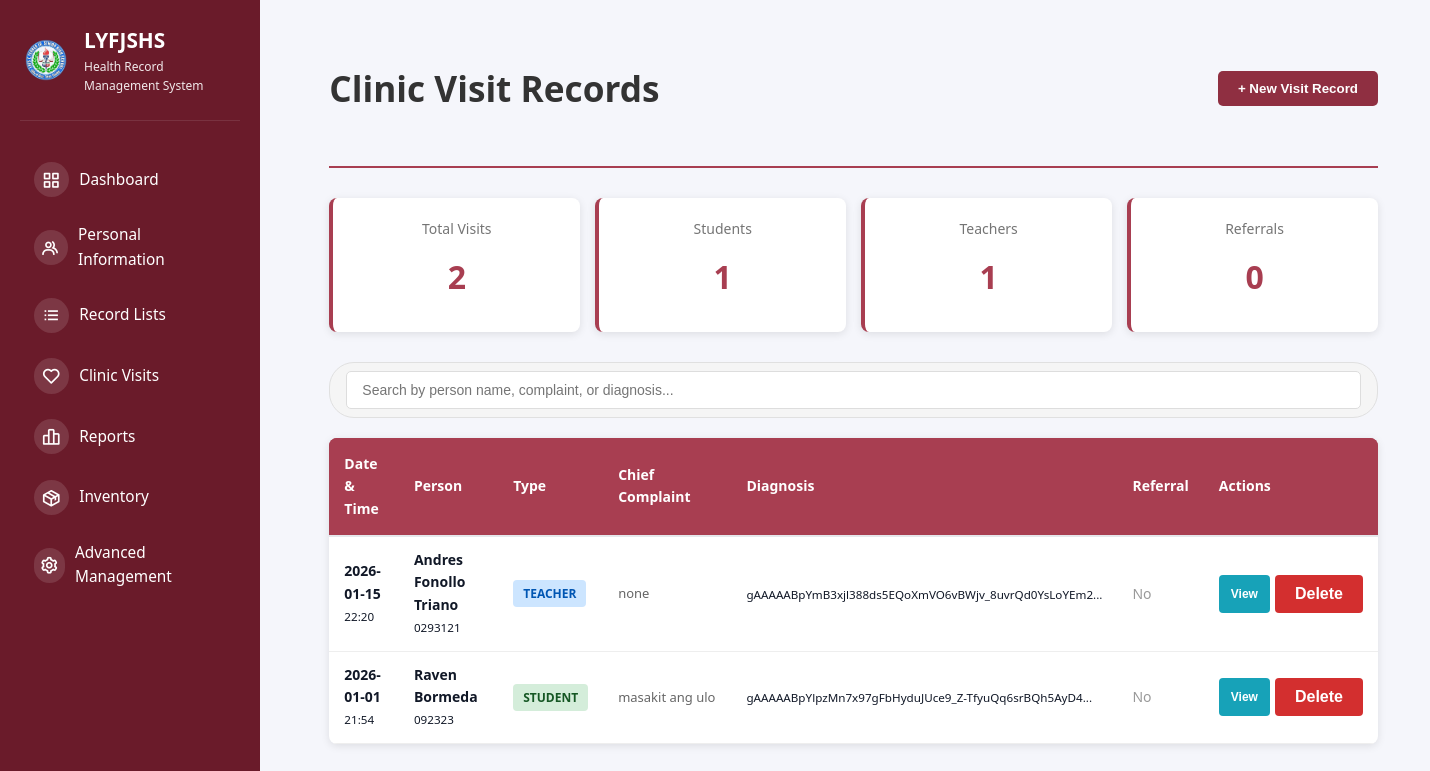
Screenshot of /clinic-visits (signed in) with the database file from the repository.
### tables this page shows
CREATE TABLE clinic_visits (
            id INTEGER PRIMARY KEY AUTOINCREMENT,
            person_type TEXT NOT NULL,
            person_id INTEGER NOT NULL,
            visit_date DATE NOT NULL,
            visit_time TIME,
            nurse_id INTEGER,
            nurse_name TEXT,
            temperature REAL,
            blood_pressure TEXT,
            heart_rate INTEGER,
            respiratory_rate INTEGER,
            chief_complaint TEXT NOT NULL,
            physical_examination TEXT,
            diagnosis TEXT,
            assessment TEXT,
            treatment_provided TEXT,
            medications_given TEXT,
            first_aid_provided TEXT,
            recommendations TEXT,
            referral_needed INTEGER DEFAULT 0,
            referral_type TEXT,
            referral_to TEXT,
            visit_notes TEXT,
            follow_up_required INTEGER DEFAULT 0,
            follow_up_date DATE,
            created_at TIMESTAMP DEFAULT CURRENT_TIMESTAMP,
            updated_at TIMESTAMP DEFAULT CURRENT_TIMESTAMP, patient_sex TEXT, patient_age INTEGER,
            FOREIGN KEY(nurse_id) REFERENCES users(id)
        );

### src/app.py (the view)
@app.route("/clinic-visits")
@require_role('super_admin', 'health_officer', 'class_advisor')
def view_clinic_visits():
    db = get_db_connection()
    if not db:
        flash("Database error.", "danger")
        return redirect(url_for("dashboard"))
    try:
        cursor = db.cursor()
        cursor.execute("SELECT role, advisory_class FROM users WHERE id = ?", (session.get("user_id"),))
        user_row = cursor.fetchone()
        user_role = safe_row_get(user_row, 'role') if user_row else None
        advisory_class = safe_row_get(user_row, 'advisory_class') if user_row else None
        if user_role == 'class_advisor' and advisory_class:
            query = """
                SELECT cv.*,
                       CASE WHEN cv.person_type = 'student' THEN s.name ELSE t.name END as person_name,
                       CASE WHEN cv.person_type = 'student' THEN s.studentLRN ELSE t.teacherID END as person_code,
                       CASE WHEN cv.person_type = 'student' THEN s.class ELSE NULL END as person_class
                FROM clinic_visits cv
                LEFT JOIN students s ON cv.person_type = 'student' AND cv.person_id = s.id
                LEFT JOIN teachers t ON cv.person_type = 'teacher' AND cv.person_id = t.id
                WHERE cv.person_type = 'student' AND s.class = ?
                ORDER BY cv.visit_date DESC, cv.visit_time DESC
            """
            cursor.execute(query, (advisory_class,))
        else:
            query = """
                SELECT cv.*,
                       CASE WHEN cv.person_type = 'student' THEN s.name ELSE t.name END as person_name,
                       CASE WHEN cv.person_type = 'student' THEN s.studentLRN ELSE t.teacherID END as person_code
                FROM clinic_visits cv
                LEFT JOIN students s ON cv.person_type = 'student' AND cv.person_id = s.id
                LEFT JOIN teachers t ON cv.person_type = 'teacher' AND cv.person_id = t.id
                ORDER BY cv.visit_date DESC, cv.visit_time DESC
            """
            cursor.execute(query)
        visits = [decrypt_clinic_visit_record(dict(row)) for row in cursor.fetchall()]
        db.close()
        return render_template("clinic/clinic_visits_list.html", visits=visits, user_role=user_role, advisory_class=advisory_class)
    except sqlite3.Error as e:
        flash(f"Database error: {str(e)}", "danger")
        return redirect(url_for("dashboard"))

### templates/clinic/clinic_visits_list.html (shortened to what this page needs)
{% extends "shared/base.html" %}  {% block content %} {% if user_role == 'class_advisor' and
advisory_class %}
<div class="visits-container" style="max-width: 1000px">
  <div style="margin-bottom: 20px">
    <h2 style="margin: 0; color: #333; font-size: 1.8rem">
      Clinic Visit Records for {{ advisory_class }}
    </h2>
  </div>
  {% if visits %}
  <div class="visits-table">
    <table>
      <thead>
        <tr>
          <th>Date & Time</th>
          <th>Person</th>
          <th>Type</th>
          <th>Chief Complaint</th>
          <th>Diagnosis</th>
          <th>Referral</th>
          <th>Actions</th>
        </tr>
      </thead>
      <tbody>
        {% for visit in visits %}
        <tr>
          <td>
            <strong>{{ visit.visit_date }}</strong><br />
            <small>{{ visit.visit_time or '—' }}</small>
          </td>
          <td>
            <strong>{{ visit.person_name }}</strong><br />
            <small>{{ visit.person_code }}</small>
          </td>
          <td>
            <span
              class="person-type-badge {% if visit.person_type == 'student' %}badge-student{% else %}badge-teacher{% endif %}"
            >
              {{ visit.person_type|upper }}
            </span>
          </td>
          <td class="complaint-text" title="{{ visit.chief_complaint }}">
            {{ visit.chief_complaint }}
          </td>
          <td>
            {% if visit.diagnosis %}
            <small
              >{{ visit.diagnosis[:50] }}{{ '...' if visit.diagnosis|length > 50
              else '' }}</small
            >
            {% else %}
            <small style="color: #999">—</small>
            {% endif %}
          </td>
          <td>
            {% if visit.referral_needed == 1 %}
            <span style="color: #dc3545; font-weight: 600">✓ Yes</span>
            {% else %}
            <span style="color: #999">No</span>
            {% endif %}
          </td>
          <td>
            <div class="action-buttons">
              <button
                type="button"
                class="btn-view"
                data-visit-id="{{ visit.id }}"
                data-person-name="{{ visit.person_name }}"
                data-visit-date="{{ visit.visit_date }}"
                data-chief-complaint="{{ visit.chief_complaint }}"
                data-diagnosis="{{ visit.diagnosis or '' }}"
                data-treatment="{{ visit.treatment_provided or '' }}"
                onclick="openViewModal(this.dataset.visitId, this.dataset.personName, this.dataset.visitDate, this.dataset.chiefComplaint, this.dataset.diagnosis, this.dataset.treatment)"
              >
                View
              </button>
            </div>
          </td>
        </tr>
        {% endfor %}
      </tbody>
    </table>
  </div>
  {% else %}
  <div class="empty-state">
    <div class="empty-state-icon">📭</div>
    <h3>No clinic visit records found</h3>
    <p>There are no clinic visit records for your section yet.</p>
  </div>
  {% endif %}
</div>
{% else %}
<div class="visits-container">
  <div class="visits-header">
    <h1>Clinic Visit Records</h1>
    {% if user_role != 'class_advisor' %}
    <button onclick="openVisitModal()" class="btn-new-visit">
      + New Visit Record
    </button>
    {% endif %}
  </div>
  <div class="stat-boxes">
    <div class="stat-box">
      <div class="stat-label">Total Visits</div>
      <div class="stat-number">{{ visits|length }}</div>
    </div>
    <div class="stat-box">
      <div class="stat-label">Students</div>
      <div class="stat-number">
        {{ visits|selectattr('person_type', 'equalto', 'student')|list|length }}
      </div>
    </div>
    <div class="stat-box">
      <div class="stat-label">Teachers</div>
      <div class="stat-number">
        {{ visits|selectattr('person_type', 'equalto', 'teacher')|list|length }}
      </div>
    </div>
    <div class="stat-box">
      <div class="stat-label">Referrals</div>
      <div class="stat-number">
        {{ visits|selectattr('referral_needed', 'equalto', 1)|list|length }}
      </div>
    </div>
  </div>
  {% if visits %}
  <div class="search-container">
    <div class="search-input-group">
      <input
        type="text"
        id="visitsSearch"
        class="search-input"
        placeholder="Search by person name, complaint, or diagnosis..."
        onkeyup="filterVisitsTable()"
      />
    </div>
  </div>
  <div class="visits-table">
    <table id="visitsTable">
      <thead>
        <tr>
          <th>Date & Time</th>
          <th>Person</th>
          <th>Type</th>
          <th>Chief Complaint</th>
          <th>Diagnosis</th>
          <th>Referral</th>
          <th>Actions</th>
        </tr>
      </thead>
      <tbody>
        {% for visit in visits %}
        <tr>
          <td>
            <strong>{{ visit.visit_date }}</strong><br />
            <small>{{ visit.visit_time or '—' }}</small>
          </td>
          <td>
            <strong>{{ visit.person_name }}</strong><br />
            <small>{{ visit.person_code }}</small>
          </td>
          <td>
            <span
              class="person-type-badge {% if visit.person_type == 'student' %}badge-student{% else %}badge-teacher{% endif %}"
            >
              {{ visit.person_type|upper }}
            </span>
          </td>
          <td class="complaint-text" title="{{ visit.chief_complaint }}">
            {{ visit.chief_complaint }}
          </td>
          <td>
            {% if visit.diagnosis %}
            <small
              >{{ visit.diagnosis[:50] }}{{ '...' if visit.diagnosis|length > 50
              else '' }}</small
            >
            {% else %}
            <small style="color: #999">—</small>
            {% endif %}
          </td>
          <td>
            {% if visit.referral_needed == 1 %}
            <span style="color: #dc3545; font-weight: 600">✓ Yes</span>
            {% else %}
            <span style="color: #999">No</span>
            {% endif %}
          </td>
          <td>
            <div class="action-buttons">
              <button
                type="button"
                class="btn-view"
                data-visit-id="{{ visit.id }}"
                data-person-name="{{ visit.person_name }}"
                data-visit-date="{{ visit.visit_date }}"
                data-chief-complaint="{{ visit.chief_complaint }}"
                data-diagnosis="{{ visit.diagnosis or '' }}"
                data-treatment="{{ visit.treatment_provided or '' }}"
                onclick="openViewModal(this.dataset.visitId, this.dataset.personName, this.dataset.visitDate, this.dataset.chiefComplaint, this.dataset.diagnosis, this.dataset.treatment)"
              >
                View
              </button>
              <button
                type="button"
                class="btn-delete"
                data-visit-id="{{ visit.id }}"
                data-person-name="{{ visit.person_name }}"
                onclick="openDeleteModal(this.dataset.visitId, this.dataset.personName)"
              >
                Delete
              </button>
            </div>
          </td>
        </tr>
        {% endfor %}
      </tbody>
    </table>
  </div>
  {% endif %}
</div>
{% endif %}
{% endblock %}

### rows the page displays
clinic_visits: visit_date "2026-01-15", visit_time "22:20", person_name "Andres Fonollo Triano", person_code "0293121", person_type "TEACHER", chief_complaint "none", diagnosis "gAAAAABpYmB3xjl388ds5EQoXmVO6vBWjv_8uvrQd0YsLoYEm2", diagnosis "...", referral_needed "No"
clinic_visits: visit_date "2026-01-01", visit_time "21:54", person_name "Raven Bormeda", person_code "092323", person_type "STUDENT", chief_complaint "masakit ang ulo", diagnosis "gAAAAABpYlpzMn7x97gFbHyduJUce9_Z-TfyuQq6srBQh5AyD4", diagnosis "...", referral_needed "No"

### other values shown
{{ visits|length }} "2"
{{ visits|selectattr('person_type', 'equalto', 'student')|list|length }} "1"
{{ visits|selectattr('person_type', 'equalto', 'teacher')|list|length }} "1"
{{ visits|selectattr('referral_needed', 'equalto', 1)|list|length }} "0"
